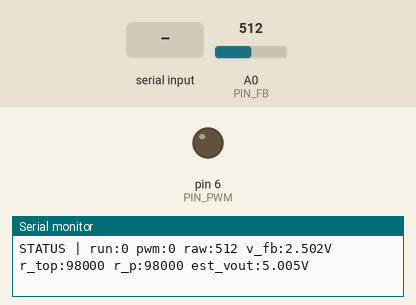
Bench run of a sketch on a simulated Arduino Nano, built with avr-gcc and run on an emulated ATmega328P. On the bench: output pins drawn as LEDs (lit = HIGH), the last lines printed to the serial monitor. The inputs (shaded band) are chosen by the test bench; at power-on: A0 (PIN_FB) = 512.

Above: at 1.2 s.
1.3 s: "ON\n" received over Serial
2.8 s: "SET 90\n" received over Serial
At 3.3 s:
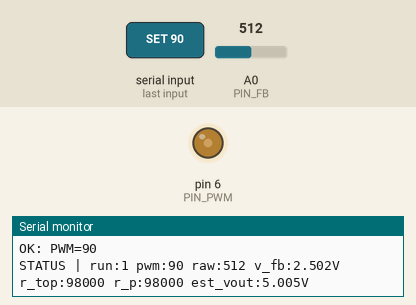
4.3 s: "OFF\n" received over Serial
At 5.6 s:
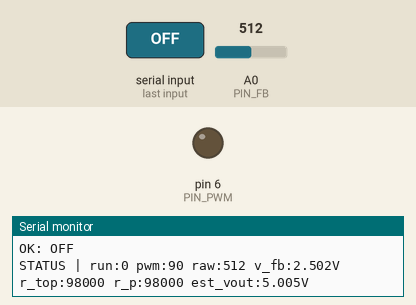
Timing chart, 0 to 7.3 s (numbered marks = the images above; inputs shaded):
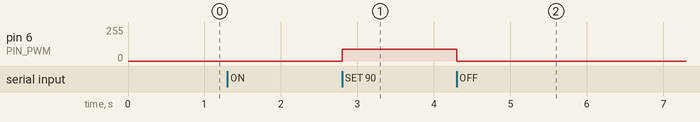

The sketch:

slice_buck.ino
```cpp
//============================================================
// Buck Converter Test - TIP120, L=560 uH, FB on A0, PWM on D6
// Non-blocking status prints; serial control
//============================================================

//---------------- Config & Pins ----------------
const uint8_t PIN_FB  = A0;     // feedback node
const uint8_t PIN_PWM = 6;      // PWM to driver/base (use a base resistor)

// ADC & supply
const float ADC_REF_V   = 5.0f; // Nano default AREF
const int   ADC_MAX     = 1023;

// Divider model (Vout -->[R_TOP]--> FB -->[R_P]--> GND)
float R_TOP_OHM = 98000.0f;    // fixed top resistor (R1)
float R_P_OHM   = 98000.0f;    // effective pot FB->GND; set via SETRP

// PWM
const int PWM_MIN = 0;
const int PWM_MAX = 255;
int pwmDuty = 0;
bool enabled = false;

// Timing
const unsigned long PRINT_MS = 1000;
unsigned long t_lastPrint = 0;

//---------------- Helpers ----------------
float adcToVolts(int raw) {
  return (raw * ADC_REF_V) / ADC_MAX;
}

float estimateVout(float v_fb) {
  // Vout = Vfb * (1 + R_TOP/R_P)
  if (R_P_OHM <= 1.0f) return NAN;
  return v_fb * (1.0f + (R_TOP_OHM / R_P_OHM));
}

void applyPwm() {
  analogWrite(PIN_PWM, enabled ? pwmDuty : 0);
}

void printStatus() {
  int   raw   = analogRead(PIN_FB);
  float v_fb  = adcToVolts(raw);
  float v_out = estimateVout(v_fb);

  Serial.print("STATUS | run:");
  Serial.print(enabled ? "1" : "0");
  Serial.print(" pwm:");
  Serial.print(pwmDuty);
  Serial.print(" raw:");
  Serial.print(raw);
  Serial.print(" v_fb:");
  Serial.print(v_fb, 3);
  Serial.print("V r_top:");
  Serial.print(R_TOP_OHM, 0);
  Serial.print(" r_p:");
  Serial.print(R_P_OHM, 0);
  Serial.print(" est_vout:");
  if (isnan(v_out)) Serial.print("NaN");
  else { Serial.print(v_out, 3); Serial.print("V"); }
  Serial.println();
}

void handleLine(String s) {
  s.trim();
  if (s.length() == 0) return;

  if (s.equalsIgnoreCase("ON")) {
    enabled = true;
    applyPwm();
    Serial.println("OK: ON");
    return;
  }
  if (s.equalsIgnoreCase("OFF")) {
    enabled = false;
    applyPwm();
    Serial.println("OK: OFF");
    return;
  }
  if (s.startsWith("SET ")) {
    int val = s.substring(4).toInt();
    val = constrain(val, PWM_MIN, PWM_MAX);
    pwmDuty = val;
    applyPwm();
    Serial.print("OK: PWM=");
    Serial.println(pwmDuty);
    return;
  }
  if (s.startsWith("SETRP ")) {
    long rp = s.substring(6).toInt();
    if (rp >= 0) {
      R_P_OHM = (float)rp;
      Serial.print("OK: RP=");
      Serial.println((long)R_P_OHM);
    } else Serial.println("ERR: RP");
    return;
  }
  if (s.startsWith("SETTOP ")) {
    long rt = s.substring(7).toInt();
    if (rt > 0) {
      R_TOP_OHM = (float)rt;
      Serial.print("OK: RTOP=");
      Serial.println((long)R_TOP_OHM);
    } else Serial.println("ERR: RTOP");
    return;
  }
  if (s.equalsIgnoreCase("STATUS")) {
    printStatus();
    return;
  }

  Serial.println("CMDS: ON | OFF | SET <0-255> | SETRP <ohm> | SETTOP <ohm> | STATUS");
}

void pollSerial() {
  static String buf;
  while (Serial.available()) {
    char c = (char)Serial.read();
    if (c == '\n' || c == '\r') {
      if (buf.length()) { handleLine(buf); buf = ""; }
    } else {
      if (buf.length() < 80) buf += c; // avoid runaway
    }
  }
}

//---------------- Arduino ----------------
void setup() {
  pinMode(PIN_PWM, OUTPUT);
  analogWrite(PIN_PWM, 0);
  Serial.begin(115200);
  delay(50);
  Serial.println("Buck test ready. CMDS: ON | OFF | SET <0-255> | SETRP <ohm> | SETTOP <ohm> | STATUS");
}

void loop() {
  pollSerial();

  unsigned long now = millis();
  if (now - t_lastPrint >= PRINT_MS) {
    t_lastPrint = now;
    printStatus();
  }
}
```

Measured:
- after the input at 2.8 s, pin 6 (PIN_PWM): 0/255 → 90/255 at once
- after the input at 4.3 s, pin 6 (PIN_PWM): 90/255 → 0/255 at once
